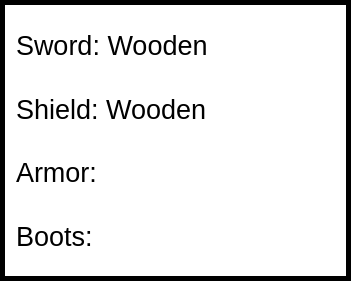
       <widget class="QFrame" name="frame_2">
        <property name="geometry">
         <rect>
          <x>230</x>
          <y>190</y>
          <width>351</width>
          <height>281</height>
         </rect>
        </property>
        <property name="palette">
         <palette>
          <active>
           <colorrole role="Base">
            <brush brushstyle="SolidPattern">
             <color alpha="255">
              <red>51</red>
              <green>51</green>
              <blue>51</blue>
             </color>
            </brush>
           </colorrole>
           <colorrole role="Window">
            <brush brushstyle="SolidPattern">
             <color alpha="255">
              <red>255</red>
              <green>255</green>
              <blue>255</blue>
             </color>
            </brush>
           </colorrole>
           <colorrole role="Shadow">
            <brush brushstyle="SolidPattern">
             <color alpha="255">
              <red>0</red>
              <green>0</green>
              <blue>0</blue>
             </color>
            </brush>
           </colorrole>
          </active>
          <inactive>
           <colorrole role="Base">
            <brush brushstyle="SolidPattern">
             <color alpha="255">
              <red>51</red>
              <green>51</green>
              <blue>51</blue>
             </color>
            </brush>
           </colorrole>
           <colorrole role="Window">
            <brush brushstyle="SolidPattern">
             <color alpha="255">
              <red>255</red>
              <green>255</green>
              <blue>255</blue>
             </color>
            </brush>
           </colorrole>
           <colorrole role="Shadow">
            <brush brushstyle="SolidPattern">
             <color alpha="255">
              <red>0</red>
              <green>0</green>
              <blue>0</blue>
             </color>
            </brush>
           </colorrole>
          </inactive>
          <disabled>
           <colorrole role="Base">
            <brush brushstyle="SolidPattern">
             <color alpha="255">
              <red>255</red>
              <green>255</green>
              <blue>255</blue>
             </color>
            </brush>
           </colorrole>
           <colorrole role="Window">
            <brush brushstyle="SolidPattern">
             <color alpha="255">
              <red>255</red>
              <green>255</green>
              <blue>255</blue>
             </color>
            </brush>
           </colorrole>
           <colorrole role="Shadow">
            <brush brushstyle="SolidPattern">
             <color alpha="255">
              <red>0</red>
              <green>0</green>
              <blue>0</blue>
             </color>
            </brush>
           </colorrole>
          </disabled>
         </palette>
        </property>
        <property name="toolTipDuration">
         <number>1</number>
        </property>
        <property name="autoFillBackground">
         <bool>false</bool>
        </property>
        <property name="frameShape">
         <enum>QFrame::Box</enum>
        </property>
        <property name="frameShadow">
         <enum>QFrame::Plain</enum>
        </property>
        <property name="lineWidth">
         <number>5</number>
        </property>
        <layout class="QVBoxLayout" name="verticalLayout_6">
         <item>
          <layout class="QVBoxLayout" name="verticalLayout_5">
           <item>
            <widget class="QLabel" name="start_menu_goal_label_23">
             <property name="font">
              <font>
               <pointsize>20</pointsize>
              </font>
             </property>
             <property name="text">
              <string>Sword: Wooden</string>
             </property>
            </widget>
           </item>
           <item>
            <widget class="QLabel" name="start_menu_goal_label_26">
             <property name="font">
              <font>
               <pointsize>20</pointsize>
              </font>
             </property>
             <property name="text">
              <string>Shield: Wooden</string>
             </property>
            </widget>
           </item>
           <item>
            <widget class="QLabel" name="start_menu_goal_label_27">
             <property name="font">
              <font>
               <pointsize>20</pointsize>
              </font>
             </property>
             <property name="text">
              <string>Armor: &lt;None&gt;</string>
             </property>
            </widget>
           </item>
           <item>
            <widget class="QLabel" name="start_menu_goal_label_28">
             <property name="font">
              <font>
               <pointsize>20</pointsize>
              </font>
             </property>
             <property name="text">
              <string>Boots: &lt;None&gt;</string>
             </property>
            </widget>
           </item>
          </layout>
         </item>
        </layout>
       </widget>
